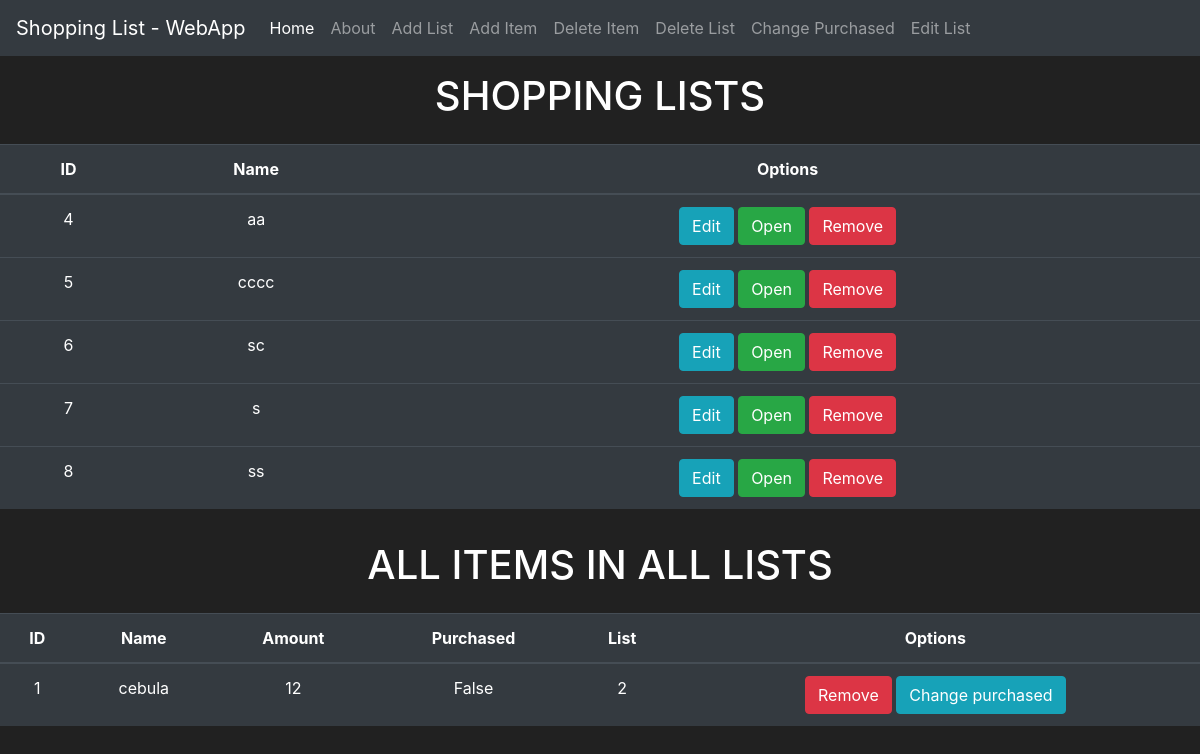
Page /home on the earlier database version.
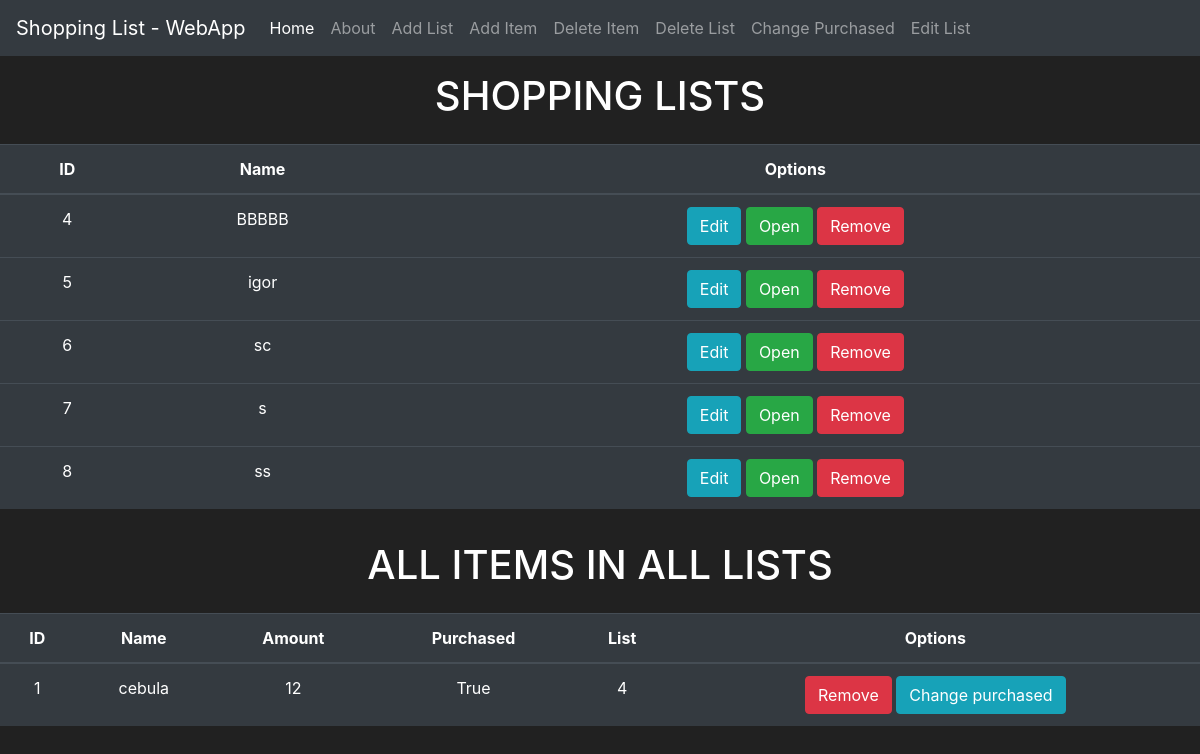
Same page on the later database version.
### lists/models.py (models this page shows, shortened)
class Lists(db.Model):
    id = db.Column(db.Integer(), primary_key=True)
    name = db.Column(db.String(length=50), nullable=False)
    lista = db.relationship('List', backref='owned_user', lazy=True)

class List(db.Model):
    id = db.Column(db.Integer(), primary_key=True)
    name = db.Column(db.String(length=50), nullable=False)
    amount = db.Column(db.Integer(), nullable=False)
    purchased = db.Column(db.Boolean(), default=False)
    owner = db.Column(db.Integer(), db.ForeignKey('lists.id'))

### lists/routes.py (the view)
@app.route('/')
@app.route('/home', methods=['GET', 'POST'])
def home_page():
    lists = Lists.query.all()
    list= List.query.all()
    return render_template('home.html', lists=lists, list=list)

### lists/templates/home.html (shortened to what this page needs)
<!doctype html>
<html lang="en">
  <head>
    <link rel="stylesheet" href="https://cdn.jsdelivr.net/npm/bootstrap@4.3.1/dist/css/bootstrap.min.css">
  </head>
  <body>
    <nav class="navbar navbar-expand-md navbar-dark bg-dark">
        <a class="navbar-brand">Shopping List - WebApp</a>
        <div class="collapse navbar-collapse" id="navbarNav">
          <ul class="navbar-nav mr-auto">
              <li class="nav-item active">
                  <a class="nav-link" href="{{ url_for('home_page')}}">Home <span class="sr-only">(current)</span></a>
              </li>
              <li class="nav-item">
                  <a class="nav-link" href="{{ url_for('about_page')}}">About</a>
              </li>
              <li class="nav-item">
                <a class="nav-link" href="{{ url_for('addlist_page')}}">Add List</a>
            </li>
            <li class="nav-item">
              <a class="nav-link" href="{{ url_for('additem_page')}}">Add Item</a>
            </li>
            <li class="nav-item">
              <a class="nav-link" href="{{ url_for('deleteitem_page')}}">Delete Item</a>
            </li>
            <li class="nav-item">
              <a class="nav-link" href="{{ url_for('deletelist_page')}}">Delete List</a>
            </li>
            <li class="nav-item">
              <a class="nav-link" href="{{ url_for('changepurchased_page')}}">Change Purchased</a>
            </li>
            <li class="nav-item">
              <a class="nav-link" href="{{ url_for('editlist_page')}}">Edit List</a>
            </li>
          </ul>
        </div>
      </nav>
      <div id="webTop">
        <h1>SHOPPING LISTS</h1>
      </div>
      <table class="table table-hover table-dark">
        <thead>
            <tr>
                <th scope="col">ID</th>
                <th scope="col">Name</th>
                <th scope="col">Options</th>
            </tr>
        </thead>
        <tbody>
            {% for lists in lists %}
                <tr>
                    <td>{{ lists.id }}</td>
                    <td>{{ lists.name }}</td>
                    <td>
                        <a href="{{ url_for('editlist_page')}}" class="btn btn-outline btn-info">Edit</a>
                        <button class="btn btn-outline btn-success" data-toggle="modal" data-target="#List-MoreInfo-{{ lists.id }}">Open</button>
                        <a href="{{ url_for('deletelist_page')}}" class="btn btn-outline btn-danger">Remove</a>
                    </td>
                </tr>
            {% endfor %}
        </tbody>
    </table>
    <div id="webTop">
      <h1>ALL ITEMS IN ALL LISTS</h1>
    </div>
    <table class="table table-hover table-dark">
      <thead>
          <tr>
              <th scope="col">ID</th>
              <th scope="col">Name</th>
              <th scope="col">Amount</th>
              <th scope="col">Purchased</th>
              <th scope="col">List</th>
              <th scope="col">Options</th>
          </tr>
      </thead>
      <tbody>
          {% for list in list %}
              <tr>
                  <td>{{ list.id }}</td>
                  <td>{{ list.name }}</td>
                  <td>{{ list.amount }}</td>
                  <td>{{ list.purchased }}</td>
                  <td>{{ list.owner }}</td>
                  <td>
                      <a href="{{ url_for('deleteitem_page')}}" class="btn btn-outline btn-danger">Remove</a>
                      <a href="{{ url_for('changepurchased_page')}}" class="btn btn-outline btn-info">Change purchased</a>
                  </td>
              </tr>
          {% endfor %}
      </tbody>
  </table>
  </body>
</html>

### lists/templates/home.html (style rules this page uses)
body { background-color: #212121; color: white; text-align: center; }
#webTop { padding: 1rem; }

Differences in the rows shown:
changed Lists id 4: name "aa" → "BBBBB"
changed Lists id 5: name "cccc" → "igor"
changed List "cebula": purchased "False" → "True"; owner "2" → "4"
